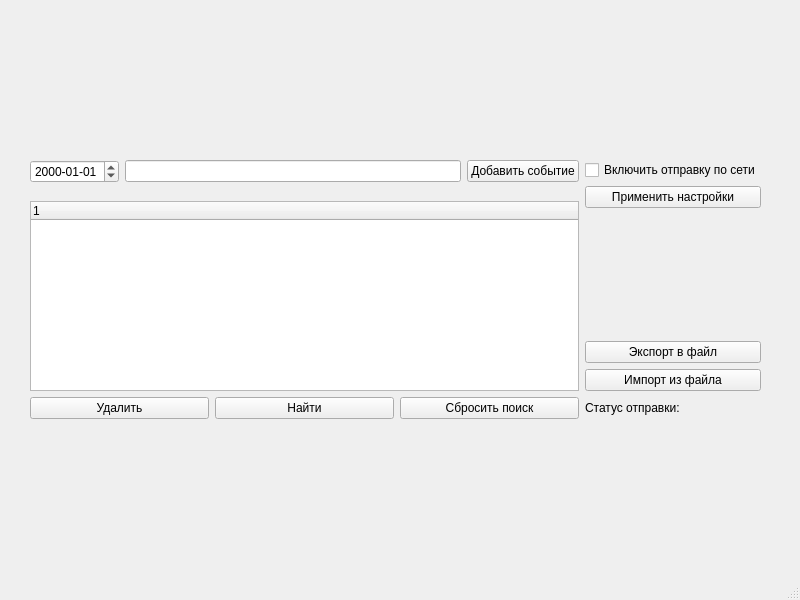
<?xml version="1.0" encoding="UTF-8"?>
<ui version="4.0">
 <class>MainWindow</class>
 <widget class="QMainWindow" name="MainWindow">
  <property name="geometry">
   <rect>
    <x>0</x>
    <y>0</y>
    <width>800</width>
    <height>600</height>
   </rect>
  </property>
  <property name="sizePolicy">
   <sizepolicy hsizetype="Preferred" vsizetype="Preferred">
    <horstretch>0</horstretch>
    <verstretch>0</verstretch>
   </sizepolicy>
  </property>
  <property name="minimumSize">
   <size>
    <width>800</width>
    <height>600</height>
   </size>
  </property>
  <property name="windowTitle">
   <string>Сервер событий</string>
  </property>
  <widget class="QWidget" name="centralwidget">
   <widget class="QWidget" name="layoutWidget">
    <property name="geometry">
     <rect>
      <x>30</x>
      <y>160</y>
      <width>731</width>
      <height>259</height>
     </rect>
    </property>
    <layout class="QGridLayout" name="gridLayout">
     <item row="0" column="0">
      <layout class="QHBoxLayout" name="horizontalLayout_4">
       <item>
        <widget class="QDateEdit" name="dateEdit">
         <property name="sizePolicy">
          <sizepolicy hsizetype="Minimum" vsizetype="Maximum">
           <horstretch>0</horstretch>
           <verstretch>0</verstretch>
          </sizepolicy>
         </property>
         <property name="displayFormat">
          <string>yyyy-MM-dd</string>
         </property>
        </widget>
       </item>
       <item>
        <widget class="QLineEdit" name="lineEdit">
         <property name="sizePolicy">
          <sizepolicy hsizetype="Expanding" vsizetype="Maximum">
           <horstretch>0</horstretch>
           <verstretch>0</verstretch>
          </sizepolicy>
         </property>
        </widget>
       </item>
       <item>
        <widget class="QPushButton" name="pushButton_Add">
         <property name="sizePolicy">
          <sizepolicy hsizetype="Minimum" vsizetype="Maximum">
           <horstretch>0</horstretch>
           <verstretch>0</verstretch>
          </sizepolicy>
         </property>
         <property name="text">
          <string>Добавить событие</string>
         </property>
        </widget>
       </item>
      </layout>
     </item>
     <item row="4" column="0">
      <layout class="QHBoxLayout" name="horizontalLayout_3">
       <item>
        <widget class="QPushButton" name="pushButton_Remove">
         <property name="sizePolicy">
          <sizepolicy hsizetype="Minimum" vsizetype="Maximum">
           <horstretch>0</horstretch>
           <verstretch>0</verstretch>
          </sizepolicy>
         </property>
         <property name="text">
          <string>Удалить</string>
         </property>
        </widget>
       </item>
       <item>
        <widget class="QPushButton" name="pushButton_Find">
         <property name="text">
          <string>Найти</string>
         </property>
        </widget>
       </item>
       <item>
        <widget class="QPushButton" name="pushButton_ClearSearch">
         <property name="text">
          <string>Сбросить поиск</string>
         </property>
        </widget>
       </item>
      </layout>
     </item>
     <item row="4" column="2">
      <widget class="QLabel" name="statusLabel">
       <property name="text">
        <string/>
       </property>
      </widget>
     </item>
     <item row="4" column="1">
      <widget class="QLabel" name="label">
       <property name="text">
        <string>Статус отправки:</string>
       </property>
      </widget>
     </item>
     <item row="0" column="1" rowspan="4" colspan="2">
      <layout class="QVBoxLayout" name="verticalLayout_2">
       <item>
        <widget class="QCheckBox" name="checkBox">
         <property name="text">
          <string>Включить отправку по сети</string>
         </property>
        </widget>
       </item>
       <item>
        <widget class="QPushButton" name="pushButton_Apply">
         <property name="text">
          <string>Применить настройки</string>
         </property>
        </widget>
       </item>
       <item>
        <layout class="QVBoxLayout" name="verticalLayout">
         <item>
          <spacer name="verticalSpacer">
           <property name="orientation">
            <enum>Qt::Vertical</enum>
           </property>
           <property name="sizeHint" stdset="0">
            <size>
             <width>20</width>
             <height>40</height>
            </size>
           </property>
          </spacer>
         </item>
         <item>
          <widget class="QPushButton" name="pushButton_Export">
           <property name="text">
            <string>Экспорт в файл</string>
           </property>
          </widget>
         </item>
         <item>
          <widget class="QPushButton" name="pushButton_Import">
           <property name="text">
            <string>Импорт из файла</string>
           </property>
          </widget>
         </item>
        </layout>
       </item>
      </layout>
     </item>
     <item row="3" column="0">
      <widget class="QTreeWidget" name="treeWidget">
       <property name="sizePolicy">
        <sizepolicy hsizetype="Expanding" vsizetype="Maximum">
         <horstretch>0</horstretch>
         <verstretch>0</verstretch>
        </sizepolicy>
       </property>
       <column>
        <property name="text">
         <string notr="true">1</string>
        </property>
       </column>
      </widget>
     </item>
    </layout>
   </widget>
  </widget>
  <widget class="QMenuBar" name="menubar">
   <property name="geometry">
    <rect>
     <x>0</x>
     <y>0</y>
     <width>800</width>
     <height>20</height>
    </rect>
   </property>
  </widget>
  <widget class="QStatusBar" name="statusbar"/>
 </widget>
 <resources/>
 <connections/>
</ui>
